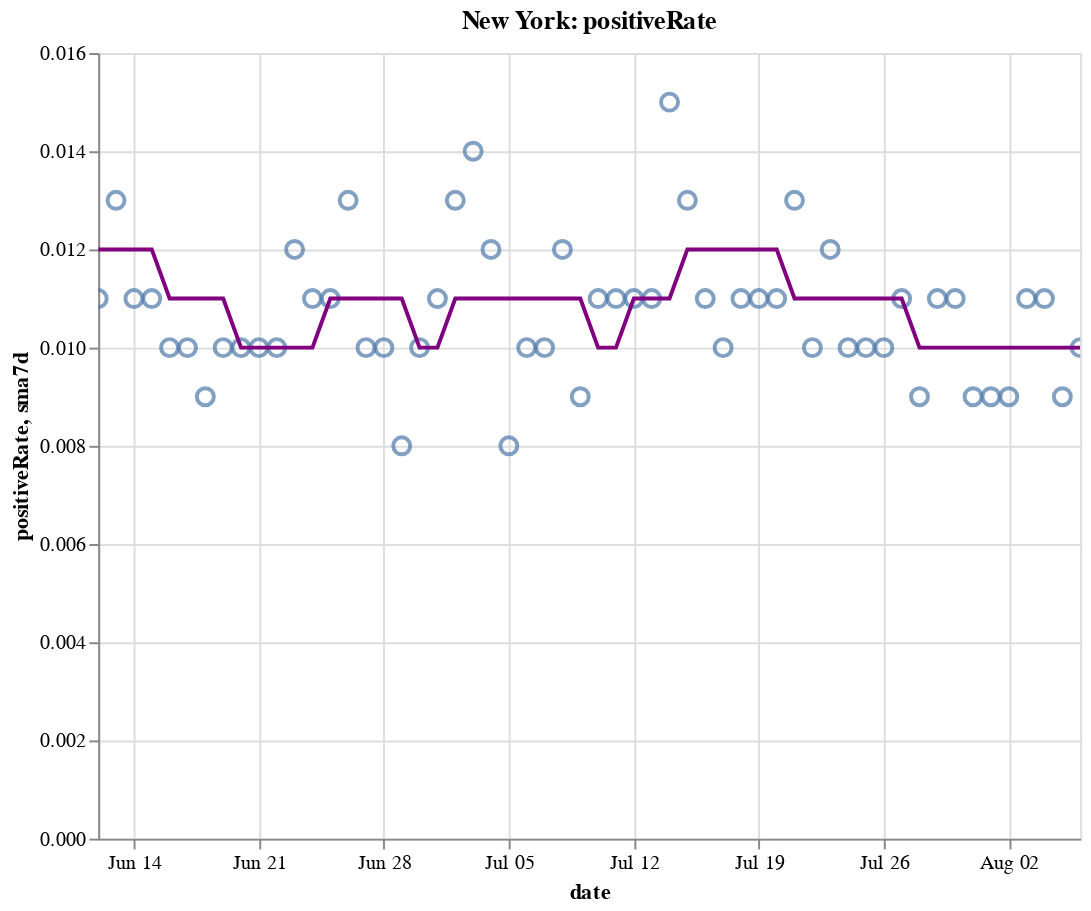

The cell this chart's notebook holds for it:
### Code cell
create_plot(ny, 'positiveRate')

### Figure 1 — Vega-Lite specification as saved in the notebook (floating-point values rounded to 4 significant figures)
{"config": {"view": {"continuousWidth": 400, "continuousHeight": 300}}, "layer": [{"layer": [{"mark": {"type": "point", "size": 75}, "encoding": {"tooltip": [{"type": "temporal", "field": "date"}, {"type": "quantitative", "field": "positiveRate"}, {"type": "quantitative", "field": "sma7d"}], "x": {"type": "temporal", "field": "date"}, "y": {"type": "quantitative", "field": "positiveRate"}}, "selection": {"selector010": {"type": "interval", "bind": "scales", "encodings": ["x", "y"]}}}, {"mark": {"type": "line", "color": "purple"}, "encoding": {"x": {"type": "temporal", "field": "date"}, "y": {"type": "quantitative", "field": "sma7d"}}}]}, {"mark": {"type": "rule", "color": "#aaa"}, "encoding": {"x": {"type": "temporal", "field": "date"}}, "transform": [{"filter": {"selection": "selector009"}}]}, {"mark": "circle", "encoding": {"opacity": {"condition": {"value": 1, "selection": "selector009"}, "value": 0}, "tooltip": [{"type": "temporal", "field": "date"}, {"type": "quantitative", "field": "positiveRate"}, {"type": "quantitative", "field": "sma7d"}], "x": {"type": "temporal", "field": "date"}, "y": {"type": "quantitative", "field": "positiveRate"}}, "selection": {"selector009": {"type": "single", "encodings": ["x"], "on": "mouseover", "nearest": true, "empty": "none"}}}, {"mark": {"type": "text", "align": "left", "dx": 5, "dy": -5, "stroke": "white", "strokeWidth": 2}, "encoding": {"text": {"type": "quantitative", "field": "positiveRate"}, "tooltip": [{"type": "temporal", "field": "date"}, {"type": "quantitative", "field": "positiveRate"}, {"type": "quantitative", "field": "sma7d"}], "x": {"type": "temporal", "field": "date"}, "y": {"type": "quantitative", "field": "positiveRate"}}, "transform": [{"filter": {"selection": "selector009"}}]}, {"mark": {"type": "text", "align": "left", "dx": 5, "dy": -5}, "encoding": {"text": {"type": "quantitative", "field": "positiveRate"}, "tooltip": [{"type": "temporal", "field": "date"}, {"type": "quantitative", "field": "positiveRate"}, {"type": "quantitative", "field": "sma7d"}], "x": {"type": "temporal", "field": "date"}, "y": {"type": "quantitative", "field": "positiveRate"}}, "transform": [{"filter": {"selection": "selector009"}}]}], "data": {"name": "data-746ede8f1c539e85f1ae4ccf80d8d45d"}, "height": 400, "title": "New York: positiveRate", "width": 500, "$schema": "https://vega.github.io/schema/vega-lite/v4.8.1.json", "datasets": {"data-746ede8f1c539e85f1ae4ccf80d8d45d": [{"date": "2020-06-12T00:00:00", "totalTestResultsIncrease": 72400.0, "positiveIncrease": 822.0, "death": 24500.0, "deathIncrease": 53.0, "positiveRate": 0.011, "state": "New York", "sma7d": 0.012}, {"date": "2020-06-13T00:00:00", "totalTestResultsIncrease": 70840.0, "positiveIncrease": 916.0, "death": 24530.0, "deathIncrease": 32.0, "positiveRate": 0.013, "state": "New York", "sma7d": 0.012}, {"date": "2020-06-14T00:00:00", "totalTestResultsIncrease": 62360.0, "positiveIncrease": 694.0, "death": 24550.0, "deathIncrease": 24.0, "positiveRate": 0.011, "state": "New York", "sma7d": 0.012}, {"date": "2020-06-15T00:00:00", "totalTestResultsIncrease": 56610.0, "positiveIncrease": 620.0, "death": 24580.0, "deathIncrease": 28.0, "positiveRate": 0.011, "state": "New York", "sma7d": 0.012}, {"date": "2020-06-16T00:00:00", "totalTestResultsIncrease": 60570.0, "positiveIncrease": 631.0, "death": 24610.0, "deathIncrease": 29.0, "positiveRate": 0.01, "state": "New York", "sma7d": 0.011}, {"date": "2020-06-17T00:00:00", "totalTestResultsIncrease": 59340.0, "positiveIncrease": 567.0, "death": 24630.0, "deathIncrease": 21.0, "positiveRate": 0.01, "state": "New York", "sma7d": 0.011}, {"date": "2020-06-18T00:00:00", "totalTestResultsIncrease": 68540.0, "positiveIncrease": 618.0, "death": 24660.0, "deathIncrease": 32.0, "positiveRate": 0.009, "state": "New York", "sma7d": 0.011}, {"date": "2020-06-19T00:00:00", "totalTestResultsIncrease": 79300.0, "positiveIncrease": 796.0, "death": 24690.0, "deathIncrease": 25.0, "positiveRate": 0.01, "state": "New York", "sma7d": 0.011}, {"date": "2020-06-20T00:00:00", "totalTestResultsIncrease": 68830.0, "positiveIncrease": 716.0, "death": 24710.0, "deathIncrease": 24.0, "positiveRate": 0.01, "state": "New York", "sma7d": 0.01}, {"date": "2020-06-21T00:00:00", "totalTestResultsIncrease": 67530.0, "positiveIncrease": 664.0, "death": 24720.0, "deathIncrease": 15.0, "positiveRate": 0.01, "state": "New York", "sma7d": 0.01}, {"date": "2020-06-22T00:00:00", "totalTestResultsIncrease": 56780.0, "positiveIncrease": 552.0, "death": 24740.0, "deathIncrease": 14.0, "positiveRate": 0.01, "state": "New York", "sma7d": 0.01}, {"date": "2020-06-23T00:00:00", "totalTestResultsIncrease": 48710.0, "positiveIncrease": 597.0, "death": 24770.0, "deathIncrease": 27.0, "positiveRate": 0.012, "state": "New York", "sma7d": 0.01}, {"date": "2020-06-24T00:00:00", "totalTestResultsIncrease": 51140.0, "positiveIncrease": 581.0, "death": 24780.0, "deathIncrease": 16.0, "positiveRate": 0.011, "state": "New York", "sma7d": 0.01}, {"date": "2020-06-25T00:00:00", "totalTestResultsIncrease": 67640.0, "positiveIncrease": 749.0, "death": 24800.0, "deathIncrease": 18.0, "positiveRate": 0.011, "state": "New York", "sma7d": 0.011}, {"date": "2020-06-26T00:00:00", "totalTestResultsIncrease": 61720.0, "positiveIncrease": 805.0, "death": 24810.0, "deathIncrease": 14.0, "positiveRate": 0.013, "state": "New York", "sma7d": 0.011}, {"date": "2020-06-27T00:00:00", "totalTestResultsIncrease": 73260.0, "positiveIncrease": 703.0, "death": 24830.0, "deathIncrease": 16.0, "positiveRate": 0.01, "state": "New York", "sma7d": 0.011}, {"date": "2020-06-28T00:00:00", "totalTestResultsIncrease": 61910.0, "positiveIncrease": 616.0, "death": 24840.0, "deathIncrease": 5.0, "positiveRate": 0.01, "state": "New York", "sma7d": 0.011}, {"date": "2020-06-29T00:00:00", "totalTestResultsIncrease": 46430.0, "positiveIncrease": 391.0, "death": 24840.0, "deathIncrease": 7.0, "positiveRate": 0.008, "state": "New York", "sma7d": 0.011}, {"date": "2020-06-30T00:00:00", "totalTestResultsIncrease": 52020.0, "positiveIncrease": 524.0, "death": 24860.0, "deathIncrease": 13.0, "positiveRate": 0.01, "state": "New York", "sma7d": 0.01}, {"date": "2020-07-01T00:00:00", "totalTestResultsIncrease": 56710.0, "positiveIncrease": 625.0, "death": 24870.0, "deathIncrease": 11.0, "positiveRate": 0.011, "state": "New York", "sma7d": 0.01}, {"date": "2020-07-02T00:00:00", "totalTestResultsIncrease": 69940.0, "positiveIncrease": 875.0, "death": 24880.0, "deathIncrease": 11.0, "positiveRate": 0.013, "state": "New York", "sma7d": 0.011}, {"date": "2020-07-03T00:00:00", "totalTestResultsIncrease": 66390.0, "positiveIncrease": 918.0, "death": 24880.0, "deathIncrease": 8.0, "positiveRate": 0.014, "state": "New York", "sma7d": 0.011}, {"date": "2020-07-04T00:00:00", "totalTestResultsIncrease": 62400.0, "positiveIncrease": 726.0, "death": 24900.0, "deathIncrease": 11.0, "positiveRate": 0.012, "state": "New York", "sma7d": 0.011}, {"date": "2020-07-05T00:00:00", "totalTestResultsIncrease": 63420.0, "positiveIncrease": 533.0, "death": 24900.0, "deathIncrease": 8.0, "positiveRate": 0.008, "state": "New York", "sma7d": 0.011}, {"date": "2020-07-06T00:00:00", "totalTestResultsIncrease": 54330.0, "positiveIncrease": 518.0, "death": 24910.0, "deathIncrease": 9.0, "positiveRate": 0.01, "state": "New York", "sma7d": 0.011}, {"date": "2020-07-07T00:00:00", "totalTestResultsIncrease": 56740.0, "positiveIncrease": 588.0, "death": 24920.0, "deathIncrease": 11.0, "positiveRate": 0.01, "state": "New York", "sma7d": 0.011}, {"date": "2020-07-08T00:00:00", "totalTestResultsIncrease": 57580.0, "positiveIncrease": 692.0, "death": 24940.0, "deathIncrease": 20.0, "positiveRate": 0.012, "state": "New York", "sma7d": 0.011}, {"date": "2020-07-09T00:00:00", "totalTestResultsIncrease": 65560.0, "positiveIncrease": 584.0, "death": 24960.0, "deathIncrease": 15.0, "positiveRate": 0.009, "state": "New York", "sma7d": 0.011}, {"date": "2020-07-10T00:00:00", "totalTestResultsIncrease": 73560.0, "positiveIncrease": 786.0, "death": 24970.0, "deathIncrease": 9.0, "positiveRate": 0.011, "state": "New York", "sma7d": 0.01}, {"date": "2020-07-11T00:00:00", "totalTestResultsIncrease": 69200.0, "positiveIncrease": 730.0, "death": 24970.0, "deathIncrease": 6.0, "positiveRate": 0.011, "state": "New York", "sma7d": 0.01}, {"date": "2020-07-12T00:00:00", "totalTestResultsIncrease": 62420.0, "positiveIncrease": 677.0, "death": 24980.0, "deathIncrease": 5.0, "positiveRate": 0.011, "state": "New York", "sma7d": 0.011}, {"date": "2020-07-13T00:00:00", "totalTestResultsIncrease": 51690.0, "positiveIncrease": 557.0, "death": 24990.0, "deathIncrease": 10.0, "positiveRate": 0.011, "state": "New York", "sma7d": 0.011}, {"date": "2020-07-14T00:00:00", "totalTestResultsIncrease": 60040.0, "positiveIncrease": 912.0, "death": 24990.0, "deathIncrease": 5.0, "positiveRate": 0.015, "state": "New York", "sma7d": 0.011}, {"date": "2020-07-15T00:00:00", "totalTestResultsIncrease": 63600.0, "positiveIncrease": 831.0, "death": 25000.0, "deathIncrease": 9.0, "positiveRate": 0.013, "state": "New York", "sma7d": 0.012}, {"date": "2020-07-16T00:00:00", "totalTestResultsIncrease": 72680.0, "positiveIncrease": 769.0, "death": 25010.0, "deathIncrease": 11.0, "positiveRate": 0.011, "state": "New York", "sma7d": 0.012}, {"date": "2020-07-17T00:00:00", "totalTestResultsIncrease": 78240.0, "positiveIncrease": 776.0, "death": 25020.0, "deathIncrease": 10.0, "positiveRate": 0.01, "state": "New York", "sma7d": 0.012}, {"date": "2020-07-18T00:00:00", "totalTestResultsIncrease": 69820.0, "positiveIncrease": 754.0, "death": 25040.0, "deathIncrease": 11.0, "positiveRate": 0.011, "state": "New York", "sma7d": 0.012}, {"date": "2020-07-19T00:00:00", "totalTestResultsIncrease": 46200.0, "positiveIncrease": 502.0, "death": 25050.0, "deathIncrease": 13.0, "positiveRate": 0.011, "state": "New York", "sma7d": 0.012}, {"date": "2020-07-20T00:00:00", "totalTestResultsIncrease": 49340.0, "positiveIncrease": 519.0, "death": 25060.0, "deathIncrease": 8.0, "positiveRate": 0.011, "state": "New York", "sma7d": 0.012}, {"date": "2020-07-21T00:00:00", "totalTestResultsIncrease": 66170.0, "positiveIncrease": 855.0, "death": 25060.0, "deathIncrease": 2.0, "positiveRate": 0.013, "state": "New York", "sma7d": 0.011}, {"date": "2020-07-22T00:00:00", "totalTestResultsIncrease": 67660.0, "positiveIncrease": 705.0, "death": 25070.0, "deathIncrease": 10.0, "positiveRate": 0.01, "state": "New York", "sma7d": 0.011}, {"date": "2020-07-23T00:00:00", "totalTestResultsIncrease": 69700.0, "positiveIncrease": 811.0, "death": 25080.0, "deathIncrease": 13.0, "positiveRate": 0.012, "state": "New York", "sma7d": 0.011}, {"date": "2020-07-24T00:00:00", "totalTestResultsIncrease": 76510.0, "positiveIncrease": 753.0, "death": 25090.0, "deathIncrease": 9.0, "positiveRate": 0.01, "state": "New York", "sma7d": 0.011}, {"date": "2020-07-25T00:00:00", "totalTestResultsIncrease": 71470.0, "positiveIncrease": 750.0, "death": 25100.0, "deathIncrease": 13.0, "positiveRate": 0.01, "state": "New York", "sma7d": 0.011}, {"date": "2020-07-26T00:00:00", "totalTestResultsIncrease": 53570.0, "positiveIncrease": 536.0, "death": 25110.0, "deathIncrease": 3.0, "positiveRate": 0.01, "state": "New York", "sma7d": 0.011}, {"date": "2020-07-27T00:00:00", "totalTestResultsIncrease": 57270.0, "positiveIncrease": 608.0, "death": 25120.0, "deathIncrease": 11.0, "positiveRate": 0.011, "state": "New York", "sma7d": 0.011}, {"date": "2020-07-28T00:00:00", "totalTestResultsIncrease": 57400.0, "positiveIncrease": 534.0, "death": 25130.0, "deathIncrease": 9.0, "positiveRate": 0.009, "state": "New York", "sma7d": 0.01}, {"date": "2020-07-29T00:00:00", "totalTestResultsIncrease": 62280.0, "positiveIncrease": 715.0, "death": 25130.0, "deathIncrease": 6.0, "positiveRate": 0.011, "state": "New York", "sma7d": 0.01}, {"date": "2020-07-30T00:00:00", "totalTestResultsIncrease": 73550.0, "positiveIncrease": 777.0, "death": 25140.0, "deathIncrease": 13.0, "positiveRate": 0.011, "state": "New York", "sma7d": 0.01}, {"date": "2020-07-31T00:00:00", "totalTestResultsIncrease": 68870.0, "positiveIncrease": 644.0, "death": 25150.0, "deathIncrease": 5.0, "positiveRate": 0.009, "state": "New York", "sma7d": 0.01}, {"date": "2020-08-01T00:00:00", "totalTestResultsIncrease": 82740.0, "positiveIncrease": 753.0, "death": 25160.0, "deathIncrease": 14.0, "positiveRate": 0.009, "state": "New York", "sma7d": 0.01}, {"date": "2020-08-02T00:00:00", "totalTestResultsIncrease": 58960.0, "positiveIncrease": 531.0, "death": 25170.0, "deathIncrease": 6.0, "positiveRate": 0.009, "state": "New York", "sma7d": 0.01}, {"date": "2020-08-03T00:00:00", "totalTestResultsIncrease": 51840.0, "positiveIncrease": 545.0, "death": 25170.0, "deathIncrease": 2.0, "positiveRate": 0.011, "state": "New York", "sma7d": 0.01}, {"date": "2020-08-04T00:00:00", "totalTestResultsIncrease": 70990.0, "positiveIncrease": 746.0, "death": 25180.0, "deathIncrease": 3.0, "positiveRate": 0.011, "state": "New York", "sma7d": 0.01}, {"date": "2020-08-05T00:00:00", "totalTestResultsIncrease": 72670.0, "positiveIncrease": 636.0, "death": 25180.0, "deathIncrease": 4.0, "positiveRate": 0.009, "state": "New York", "sma7d": 0.01}, {"date": "2020-08-06T00:00:00", "totalTestResultsIncrease": 72370.0, "positiveIncrease": 703.0, "death": 25180.0, "deathIncrease": 6.0, "positiveRate": 0.01, "state": "New York", "sma7d": 0.01}]}}
